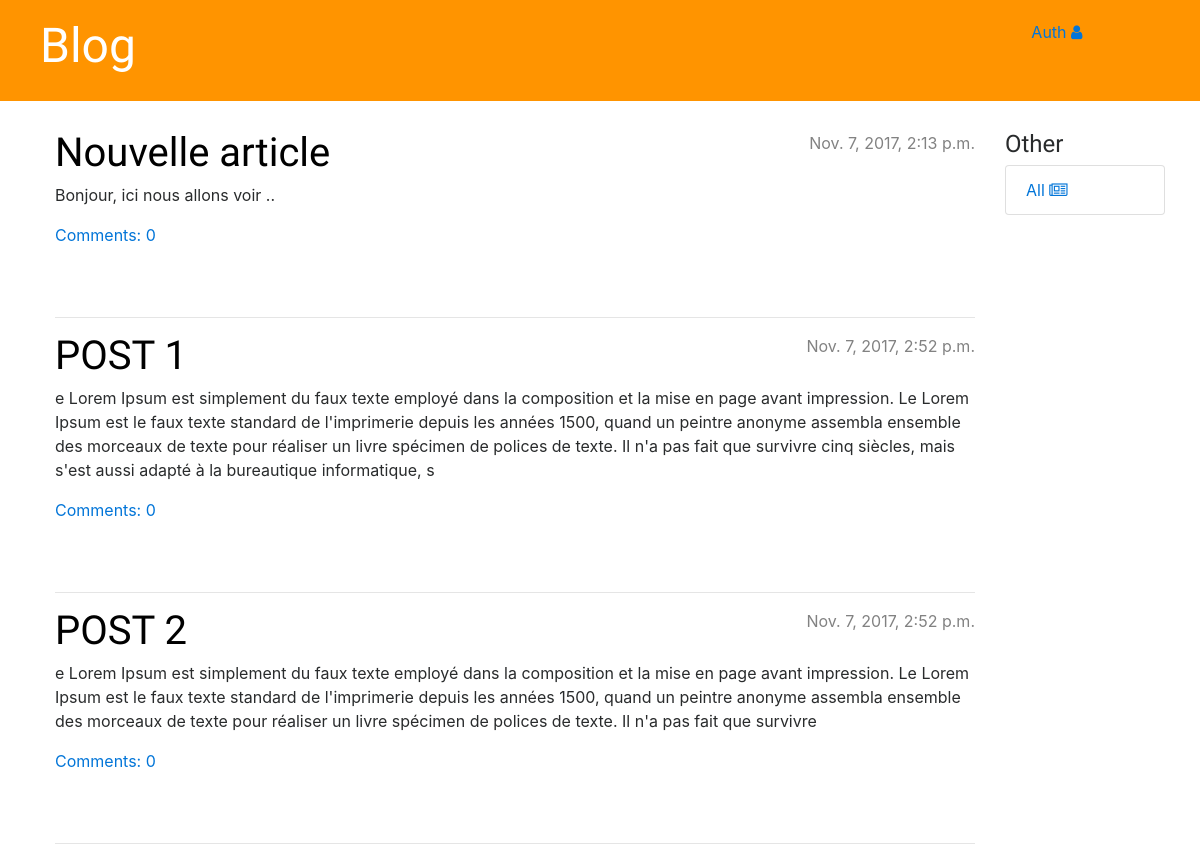
Before: / with the older database file.
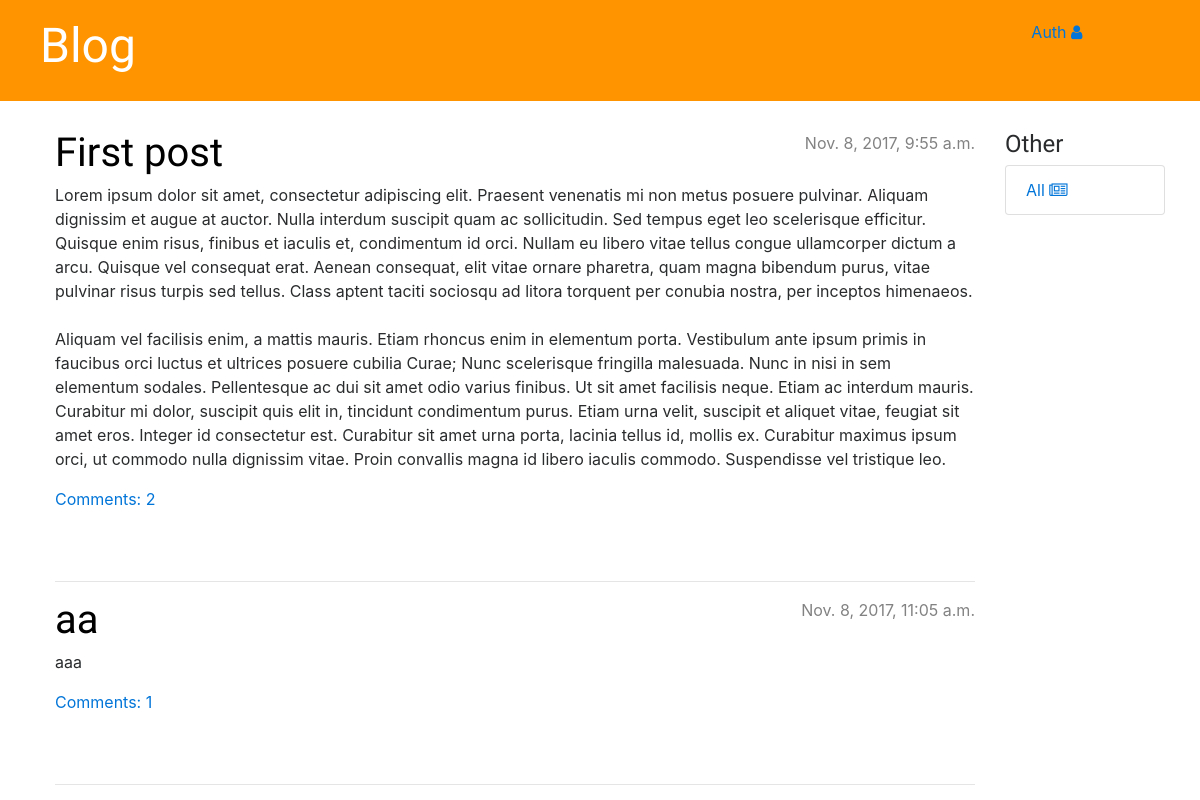
After: the same page with the newer database file.
### blog/models.py (models this page shows, shortened)
class Post(models.Model):
    author = models.ForeignKey('auth.User')
    title = models.CharField(max_length=200)
    text = models.TextField()
    created_date = models.DateTimeField(
            default=timezone.now)
    published_date = models.DateTimeField(
            blank=True, null=True)
    def approved_comments(self):
        return self.comments.filter(approved_comment=True)

### blog/views.py (the view)
# urls.py: url(r'^$', views.post_list, name='post_list'),
def post_list(request):
    posts = Post.objects.filter(published_date__lte=timezone.now()).order_by('published_date')
    return render(request, 'blog/post_list.html', {'posts': posts})

### blog/templates/blog/post_list.html
{% extends 'blog/base.html' %}
{% block content %}
    {% for post in posts %}
        <div class="post">
            <div class="date">
                {{ post.published_date }}
            </div>
            <h1><a href="{% url 'post_detail' pk=post.pk %}">{{ post.title }}</a></h1>
            <p>{{ post.text|linebreaksbr }}</p>
            <a href="{% url 'post_detail' pk=post.pk %}">Comments: {{ post.approved_comments.count }}</a>
        </div>
        <hr>
    {% endfor %}
{% endblock %}

Changed rows visible on the page:
removed Post: published_date "Nov. 7, 2017, 2:13 p.m.", title "Nouvelle article", text "Bonjour, ici nous allons voir ..", approved_comments.count "0"
removed Post: published_date "Nov. 7, 2017, 2:52 p.m.", title "POST 1", text "e Lorem Ipsum est simplement du faux texte employé dans la composition et la mise en page avant impression. Le Lorem Ipsum est le faux texte standard de l'imprimerie depuis les années 1500, quand un peintre anonyme assembla ensemble des morceaux de texte pour réaliser un livre spécimen de polices de texte. Il n'a pas fait que survivre cinq siècles, mais s'est aussi adapté à la bureautique informatique, s", approved_comments.count "0"
removed Post: published_date "Nov. 7, 2017, 2:52 p.m.", title "POST 2", text "e Lorem Ipsum est simplement du faux texte employé dans la composition et la mise en page avant impression. Le Lorem Ipsum est le faux texte standard de l'imprimerie depuis les années 1500, quand un peintre anonyme assembla ensemble des morceaux de texte pour réaliser un livre spécimen de polices de texte. Il n'a pas fait que survivre", approved_comments.count "0"
now on this page (row edited): Post: published_date "Nov. 8, 2017, 9:55 a.m.", title "First post", text "Lorem ipsum dolor sit amet, consectetur adipiscing elit. Praesent venenatis mi non metus posuere pulvinar. Aliquam dignissim et augue at auctor. Nulla interdum suscipit quam ac sollicitudin. Sed tempus eget leo scelerisque efficitur. Quisque enim risus, finibus et iaculis et, condimentum id orci. Nullam eu libero vitae tellus congue ullamcorper dictum a arcu. Quisque vel consequat erat. Aenean consequat, elit vitae ornare pharetra, quam magna bibendum purus, vitae pulvinar risus turpis sed tellus. Class aptent taciti sociosqu ad litora torquent per conubia nostra, per inceptos himenaeos. Aliquam vel facilisis enim, a mattis mauris. Etiam rhoncus enim in elementum porta. Vestibulum ante…", approved_comments.count "2"
added Post: published_date "Nov. 8, 2017, 11:05 a.m.", title "aa", text "aaa", approved_comments.count "1"
